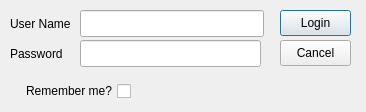
<?xml version="1.0" encoding="UTF-8"?>
<ui version="4.0">
 <class>LoginDialog</class>
 <widget class="QDialog" name="LoginDialog">
  <property name="geometry">
   <rect>
    <x>0</x>
    <y>0</y>
    <width>366</width>
    <height>112</height>
   </rect>
  </property>
  <property name="windowTitle">
   <string>Dialog</string>
  </property>
  <widget class="QLabel" name="userNameLabel">
   <property name="geometry">
    <rect>
     <x>10</x>
     <y>10</y>
     <width>66</width>
     <height>27</height>
    </rect>
   </property>
   <property name="text">
    <string>User Name</string>
   </property>
  </widget>
  <widget class="QLineEdit" name="userLineEdit">
   <property name="geometry">
    <rect>
     <x>80</x>
     <y>10</y>
     <width>184</width>
     <height>27</height>
    </rect>
   </property>
  </widget>
  <widget class="QLineEdit" name="passwordLineEdit">
   <property name="geometry">
    <rect>
     <x>80</x>
     <y>40</y>
     <width>181</width>
     <height>27</height>
    </rect>
   </property>
  </widget>
  <widget class="QLabel" name="passwordLabel">
   <property name="geometry">
    <rect>
     <x>10</x>
     <y>40</y>
     <width>61</width>
     <height>27</height>
    </rect>
   </property>
   <property name="text">
    <string>Password</string>
   </property>
  </widget>
  <widget class="QPushButton" name="loginPushButton">
   <property name="geometry">
    <rect>
     <x>280</x>
     <y>10</y>
     <width>71</width>
     <height>26</height>
    </rect>
   </property>
   <property name="text">
    <string>Login</string>
   </property>
  </widget>
  <widget class="QPushButton" name="cancelPushButton">
   <property name="geometry">
    <rect>
     <x>280</x>
     <y>40</y>
     <width>71</width>
     <height>26</height>
    </rect>
   </property>
   <property name="text">
    <string>Cancel</string>
   </property>
  </widget>
  <widget class="QCheckBox" name="checkBox">
   <property name="geometry">
    <rect>
     <x>10</x>
     <y>80</y>
     <width>121</width>
     <height>22</height>
    </rect>
   </property>
   <property name="layoutDirection">
    <enum>Qt::RightToLeft</enum>
   </property>
   <property name="text">
    <string>Remember me?</string>
   </property>
  </widget>
 </widget>
 <resources/>
 <connections/>
</ui>
